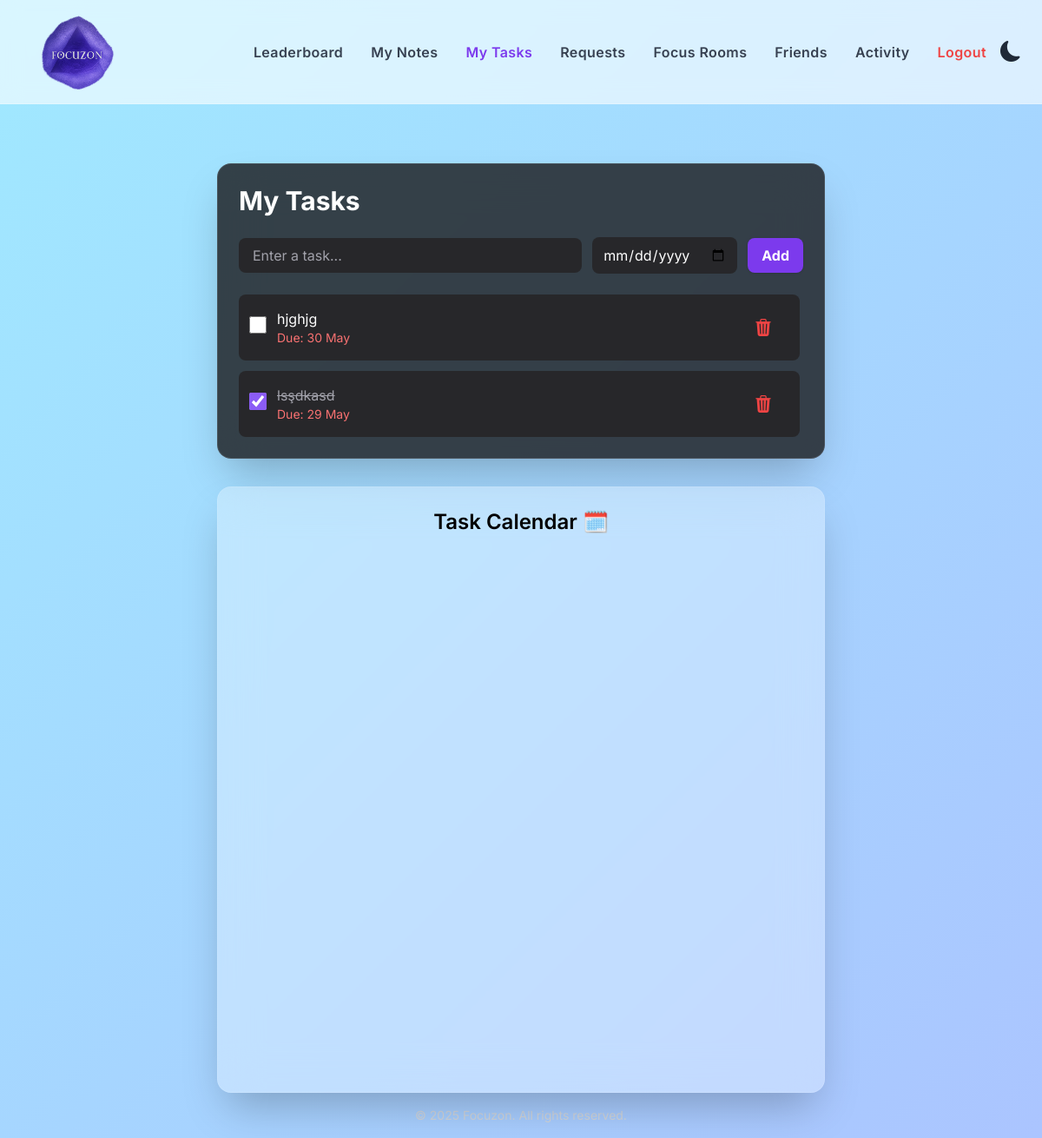
The app's page /tasks/ (signed in) with its own data.
### tasks/models.py (models this page shows)
class Task(models.Model):
    user = models.ForeignKey(User, on_delete=models.CASCADE)
    title = models.CharField(max_length=255, default="Task title")
    due_date = models.DateField(null=True, blank=True)
    is_completed = models.BooleanField(default=False)
    created_at = models.DateTimeField(auto_now_add=True)
    note = models.TextField(blank=True, null=True)

### tasks/views.py (the view)
# urls.py: path('', views.task_list, name='task_list'),
@login_required
def task_list(request):
    if request.method == "POST":
        title = request.POST.get("title")
        due_date = request.POST.get("due_date") or None
        Task.objects.create(user=request.user, title=title, due_date=due_date)
        return redirect("task_list")
    tasks = Task.objects.filter(user=request.user).order_by("is_completed", "due_date")
    return render(request, "tasks/task_list.html", {"tasks": tasks})

### tasks/templates/tasks/task_list.html (shortened to what this page needs)
{% extends "base.html" %}
{% load static %}
{% block content %}
<div class="w-full max-w-[1600px] mx-auto px-8 mt-12 flex flex-wrap justify-center gap-8">
  <div class="w-[700px] bg-zinc-900/80 backdrop-blur-xl rounded-2xl shadow-2xl border border-white/10 p-6 flex flex-col">
    <h2 class="text-3xl font-bold text-white mb-6">My Tasks</h2>
    <form method="POST" class="flex items-center gap-3 mb-6">
      <input name="title" type="text" placeholder="Enter a task..."
        class="flex-1 px-4 py-2 rounded-lg bg-zinc-800 text-white placeholder:text-zinc-400 focus:outline-none focus:ring-2 focus:ring-violet-500" required>
     <input name="due_date" type="date"
  placeholder="Select due date"
  class="date-picker px-3 py-2 rounded-lg bg-zinc-800 text-white placeholder:text-zinc-400 focus:outline-none focus:ring-2 focus:ring-violet-500">
      <button type="submit"
        class="px-4 py-2 bg-violet-600 hover:bg-violet-700 text-white rounded-lg transition shadow">
        Add
      </button>
    </form>
    <ul class="space-y-3 overflow-y-auto pr-1">
      {% for task in tasks %}
      <li onclick="openModal(
        '{{ task.title|escapejs }}',
        '{{ task.due_date|date:"Y-m-d" }}',
        {{ task.is_completed|yesno:"true,false" }},
        '{{ task.note|default_if_none:""|escapejs }}',
        {{ task.id }}
      )" class="cursor-pointer flex items-center justify-between p-3 rounded-lg bg-zinc-800 hover:shadow-md transition">
        <div class="flex items-center gap-3">
          <form method="POST" action="{% url 'toggle_task' task.id %}">
            <input type="checkbox" onchange="this.form.submit()" {% if task.is_completed %}checked{% endif %}
              class="w-5 h-5 accent-violet-500">
          </form>
          <div class="flex flex-col">
            <span class="{% if task.is_completed %}line-through text-zinc-400{% else %}text-white{% endif %}">
              {{ task.title }}
            </span>
            {% if task.due_date %}
            <span class="text-sm text-red-400">Due: {{ task.due_date|date:"j M" }}</span>
            {% endif %}
          </div>
        </div>
        <form method="POST" action="{% url 'delete_task' task.id %}">
          <button type="submit" class="text-red-500 hover:text-red-600 transition">
            <i class="bi bi-trash3-fill text-xl"></i>
          </button>
        </form>
      </li>
      {% endfor %}
    </ul>
  </div>
  <div class="w-[700px] bg-white/30 dark:bg-zinc-800/40 backdrop-blur-xl rounded-2xl shadow-2xl border border-white/10 text-black dark:text-white p-6 flex flex-col">
    <h2 class="text-2xl font-semibold mb-4 text-center">Task Calendar 🗓️</h2>
    <div id="calendar" class="flex-grow w-full min-h-[600px]"></div>
  </div>
</div>
{% endblock %}

### static/css/styles.css (style rules this page uses)
:root { --bg-color: #fff9f9; --text-color: #1f1f1f; --card-bg: #fefefe; --accent-color: #f6c6e8; --gradient-bg: linear-gradient(135deg, #fbeaff, #b4f8c8, #f8f6a1, #bde0fe); }
body { font-family: 'Sora', sans-serif; margin: 0; padding: 0; min-height: 100vh; background: linear-gradient(135deg, #d9c2f3, #b4b5f9, #b0e0f3); background-attachment: fixed; background-size: 400% 400%; animation: gradientShift 15s ease infinite; color: #333; background-color: var(--bg-color); color: var(--text-color); transition: background-color 0.3s ease, color 0.3s ease; overflow: hidden; overflow-y: auto; }
button, .btn { background: linear-gradient(135deg, #874be9, #6a00f4); color: white; border: none; padding: 12px 20px; cursor: pointer; border-radius: 8px; font-size: 1rem; transition: all 0.3s ease; text-decoration: none; display: inline-block; font-weight: bold; }
body { background-size: 400% 400%; animation: gradientShift 15s ease infinite; }
body[data-theme="light"] { background-image: linear-gradient(-45deg, #ffc0cb, #b6a0ff, #a0e9ff); }
html { overflow-y: scroll; }

### accounts/templates/base.html (style rules this page uses)
body { font-family: 'Inter', sans-serif; }

### records on screen
Task: title "hjghjg", due_date "30 May"
Task: is_completed "☑", title "lsşdkasd", due_date "29 May"
